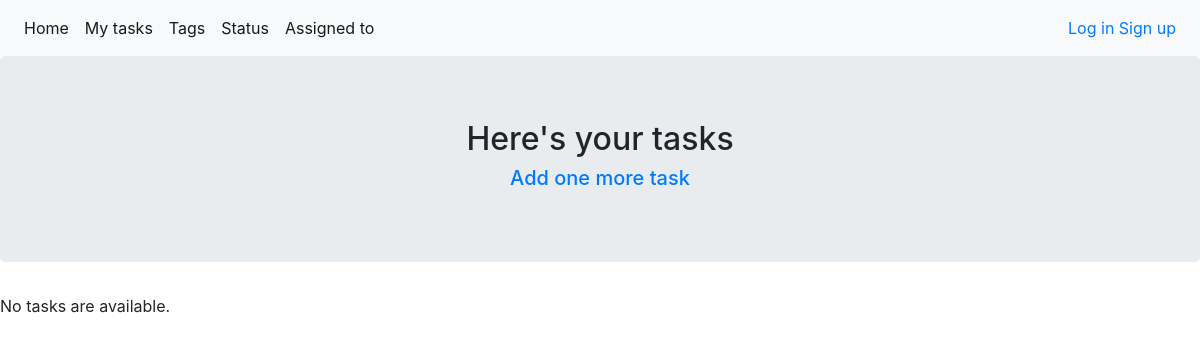
The page /tasks/ on the database as committed earlier.
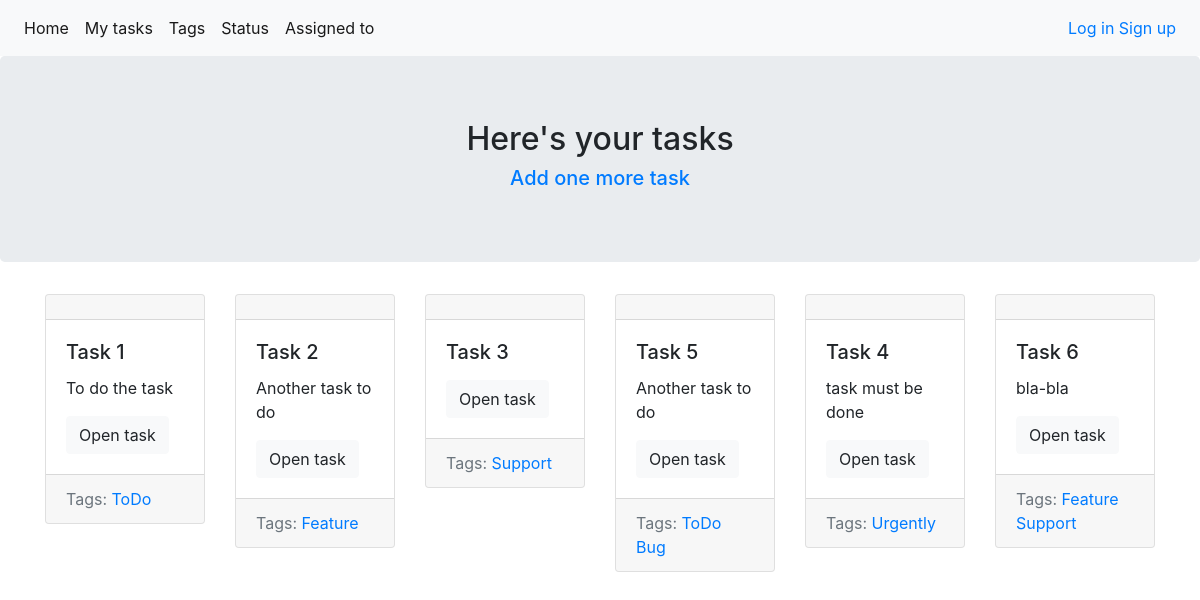
The same page on the database as committed later.
### tasks/models.py (models this page shows, shortened)
class Task(models.Model):
    name = models.CharField(max_length=200)
    description = models.TextField(blank=True)
    status = models.ForeignKey(
        TaskStatus,
        default=get_default_status,
        on_delete=models.CASCADE
    )
    creator = models.ForeignKey(
        User,
        on_delete=models.SET_NULL,
        null=True,
        blank=True,
        related_name='creator'
    )
    assigned_to = models.ForeignKey(
        User,
        on_delete=models.SET_NULL,
        null=True,
        blank=True,
        related_name='assigned_to'
    )
    tags = models.ManyToManyField('Tag', blank=True, related_name='tasks')
    def get_absolute_url(self):
        return reverse('tasks:task_detail_url', kwargs={'pk': self.id})

class Tag(models.Model):
    title = models.CharField(max_length=50, unique=True)
    def get_absolute_url(self):
        return reverse('tasks:tag_detail_url', kwargs={'pk': self.id})

### tasks/views.py (the view)
# urls.py: path('', views.TasksList.as_view(), name='tasks_list_url'),
class TasksList(generic.ListView):
    template_name = 'tasks/tasks_list.html'
    context_object_name = 'tasks_list'
    def get_queryset(self):
        return Task.objects.all()

### tasks/templates/tasks/tasks_list.html (shortened to what this page needs)
{% extends "tasks/base_tasks.html" %}
{% block heading %}
<h2>Here's your tasks</h2>
<h5><a href="{% url 'tasks:task_create_url' %}">Add one more task</a></h5>
{% endblock %}
{% block content %}
{% if tasks_list %}
<div class="container">
    <div class="row">
        {% for task in tasks_list %}
        {% include 'tasks/includes/task_card_template.html' %}
        {% endfor %}
    </div>
</div>
{% else %}
<p>No tasks are available.</p>
{% endif %}
{% endblock %}

### tasks/templates/tasks/includes/task_card_template.html (shortened to what this page needs)
<div class="col-sm-2">
    <div class="card mb-3">
        <div class="card-header">
        </div>
        <div class="card-body">
            <h5 class="card-title">{{ task.name }}</h5>
            <p class="card-text">{{ task.description|truncatewords:10 }}</p>
            <a href="{{ task.get_absolute_url }}" class="btn btn-light">Open task</a>
        </div>
        <div class="card-footer text-muted">
            Tags:
            {% for tag in task.tags.all %}
            <a href="{{ tag.get_absolute_url }}">{{ tag.title }}</a>
            {% endfor %}
        </div>
    </div>
</div>

Rows that differ between the two databases and show on the page:
added Task: name "Task 1", description "To do the task"
added Tag: title "ToDo"
added Task: name "Task 2", description "Another task to do"
added Tag: title "Feature"
added Task: name "Task 3"
added Tag: title "Support"
added Task: name "Task 5", description "Another task to do"
added Tag: title "Bug", shown under "Task 5"
added Task: name "Task 4", description "task must be done"
added Tag: title "Urgently", shown under "Task 4"
added Task: name "Task 6", description "bla-bla"
Other text that changed with them:
text no longer shown: "No tasks are available."
